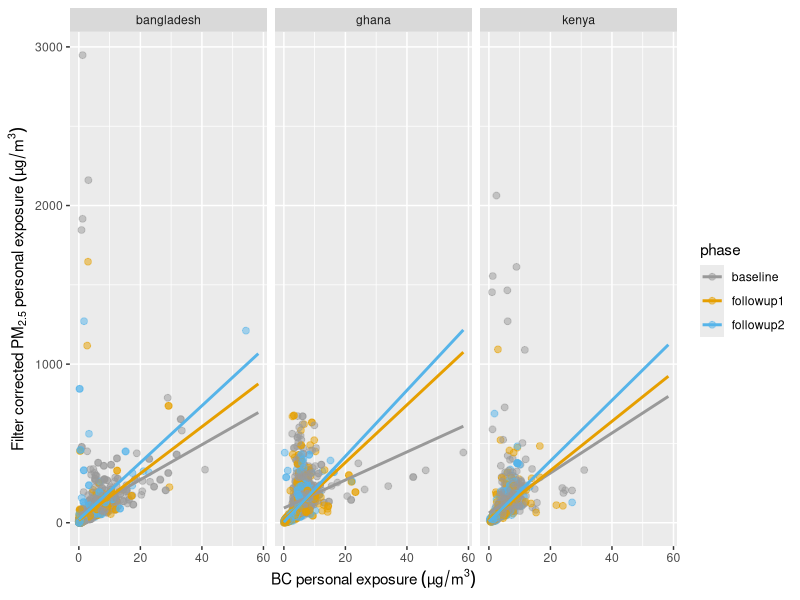
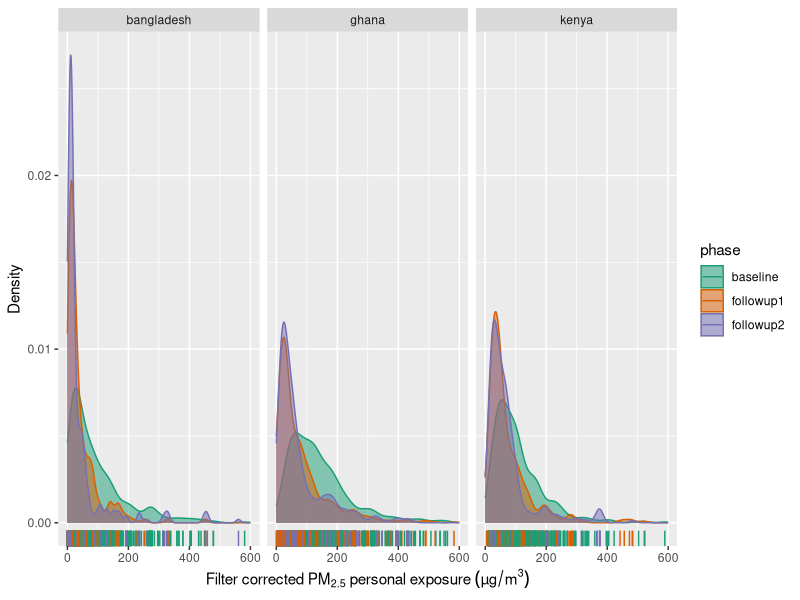
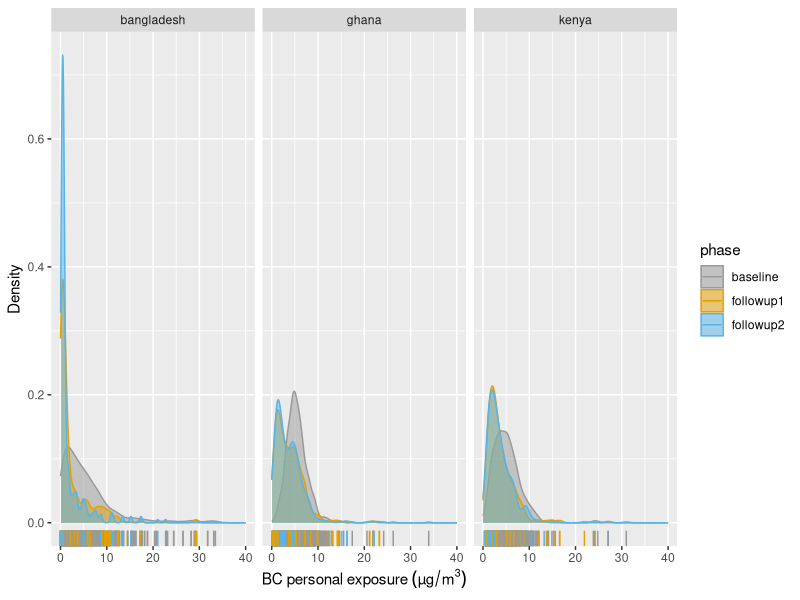

The R script that drew these images, in order:
## ---- chunk 1
knitr::opts_chunk$set(echo = FALSE, message = FALSE, fig.width = 12, fig.height = 4)
## ---- chunk 2
#setwd()
library(tidyverse)
library(data.table)
library(lubridate)
library(knitr)
pm_bc = fread("data.csv")
## ---- chunk 3
#Remove negative values
pm_bc = subset(pm_bc, pm_conc_ug_m3 >= 0)
#Descriptive summary
summary_pm <- pm_bc %>% 
  group_by(country, phase) %>%
  summarise(N = n(), Min = min(pm_conc_ug_m3), Median = median(pm_conc_ug_m3), Mean = mean(pm_conc_ug_m3), SD = sd(pm_conc_ug_m3), Max = max(pm_conc_ug_m3))
knitr::kable(summary_pm, digits = 2)
## ---- chunk 4
#Remove negative values
pm_bc = subset(pm_bc, bc_conc_ug_m3 >= 0)
#Descriptive summary
summary_bc <- pm_bc %>% 
  group_by(country, phase) %>%
  summarise(N = n(), Min = min(bc_conc_ug_m3), Median = median(bc_conc_ug_m3), Mean = mean(bc_conc_ug_m3), SD = sd(bc_conc_ug_m3), Max = max(bc_conc_ug_m3))
knitr::kable(summary_bc, digits = 2)
## ---- chunk 5
p = ggplot(pm_bc, aes(x = bc_conc_ug_m3, y = pm_conc_ug_m3, color = phase)) +
  geom_point(alpha = 0.5, aes(size = phase)) + 
  geom_smooth(method=lm, se=FALSE, fullrange=TRUE) +
  scale_shape_manual(values=c(3, 16, 17)) + 
  scale_color_manual(values=c('#999999','#E69F00', '#56B4E9')) +
  scale_size_manual(values=c(2,2,2)) +
  theme(legend.position="right") + 
  labs(x = expression(BC~personal~exposure~(µg/m^3)), y = expression(Filter~corrected~PM[2.5]~personal~exposure~(µg/m^3))) 
plot1 = p + facet_grid(cols = vars(country))
plot1

summary_corr <- pm_bc %>%
  group_by(country, phase) %>%
  summarise(Correlation = cor(bc_conc_ug_m3, pm_conc_ug_m3, method = 'spearman'))
knitr::kable(summary_corr, digits = 2)
## ---- chunk 6
p = ggplot(pm_bc, aes(pm_conc_ug_m3, fill = phase, color = phase)) +
  geom_density(alpha= .5) + 
  xlim(0, 600) + 
  scale_color_brewer(palette="Dark2") +
  scale_fill_brewer(palette="Dark2") +
  theme(legend.position="right") + 
  labs(x = expression(Filter~corrected~PM[2.5]~personal~exposure~(µg/m^3)), y = "Density") +
  geom_rug()
  
plot2 = p + facet_grid(cols = vars(country))
plot2
## ---- chunk 7
p = ggplot(pm_bc, aes(bc_conc_ug_m3, fill = phase, color = phase)) +
  geom_density(alpha= .5) + 
  xlim(0, 40) + 
  scale_fill_manual(values = c('#999999','#E69F00', '#56B4E9')) +
  scale_color_manual(values = c('#999999','#E69F00', '#56B4E9')) +
  theme(legend.position="right") + 
  labs(x = expression(BC~personal~exposure~(µg/m^3)), y = "Density") +
  geom_rug()
  
plot3 = p + facet_grid(cols = vars(country))
plot3
